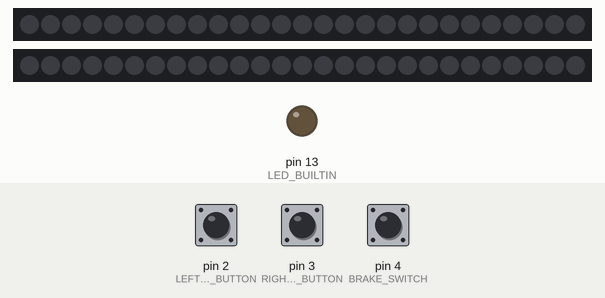
Simulated run of this sketch. Board: Arduino Uno, built with avr-gcc and run on an emulated ATmega328P. On the bench: 2 × 27 RGB LEDs in strip order, left to right, output pins drawn as LEDs (lit = HIGH). Dashed ring = blinking. The test bench sets the inputs (shaded band); at power-on: pin 2 (LEFT_TURN_SIGNAL_BUTTON) HIGH, pin 3 (RIGHT_TURN_SIGNAL_BUTTON) HIGH, pin 4 (BRAKE_SWITCH) HIGH. Dim RGB values are drawn brighter than linear.

Above: at 1.2 s.
1.3 s: pin 2 (LEFT_TURN_SIGNAL_BUTTON) pulled LOW for 0.15 s
At 1.42 s:
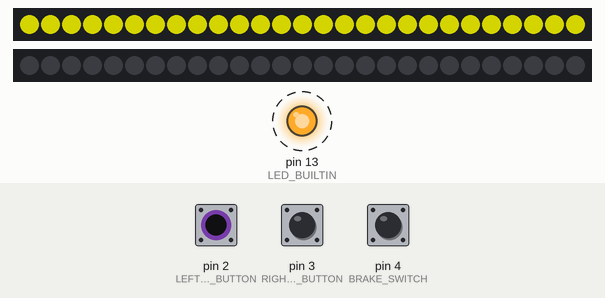
2.0 s: pin 3 (RIGHT_TURN_SIGNAL_BUTTON) pulled LOW for 0.15 s
At 2.09 s:
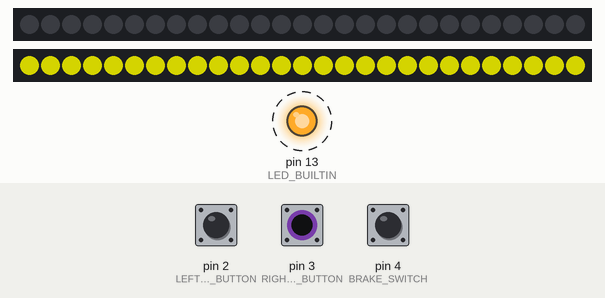
2.7 s: pin 4 (BRAKE_SWITCH) pulled LOW for 0.15 s
At 2.77 s:
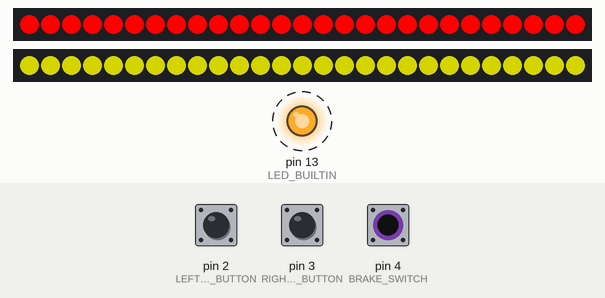
3.4 s: pin 4 (BRAKE_SWITCH) pulled LOW for 1 s
At 3.59 s:
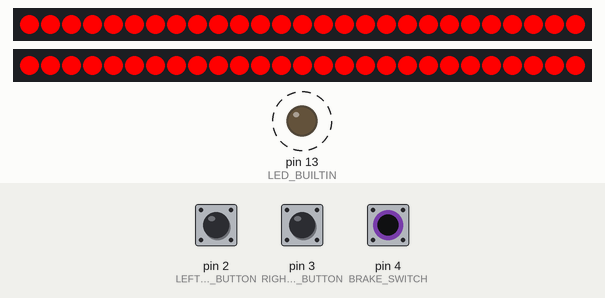
5.0 s: pin 2 (LEFT_TURN_SIGNAL_BUTTON) pulled LOW for 1 s
At 5.09 s:
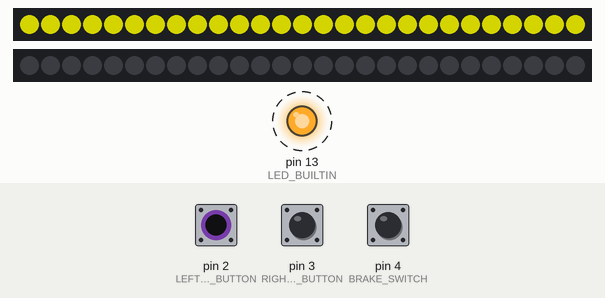
6.6 s: pin 4 (BRAKE_SWITCH) pulled LOW for 0.15 s
Timing chart, 0 to 8.3 s (numbered marks = the images above; inputs shaded):
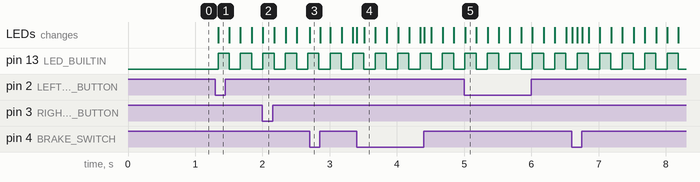

The sketch:

bike.ino
```cpp
#include <Adafruit_NeoPixel.h>

#define LEFT_TURN_SIGNAL_BUTTON  2
#define RIGHT_TURN_SIGNAL_BUTTON 3
#define BRAKE_SWITCH 4
#define LEFT_TURN_SIGNAL_DATA  10
#define RIGHT_TURN_SIGNAL_DATA 11
#define NUM_LEDS 27
#define TURN_SIGNAL_IND 14
#define NIGHT_MODE_BRIGHTNESS 50

/* Setup for the LED strips */
Adafruit_NeoPixel stripL = Adafruit_NeoPixel(NUM_LEDS, RIGHT_TURN_SIGNAL_DATA, NEO_GRB + NEO_KHZ800);
Adafruit_NeoPixel stripR = Adafruit_NeoPixel(NUM_LEDS, LEFT_TURN_SIGNAL_DATA, NEO_GRB + NEO_KHZ800);

/* Create color objects */
uint32_t off    = stripL.Color(0, 0, 0);
uint32_t red    = stripL.Color(255, 0, 0);
uint32_t orange = stripL.Color(128, 128, 0);

int leftIsOn=0, rightIsOn=0, brakeIsOn=0, stateLeft = 0, stateRight = 0;
long time = 0, flash = 0, debounce = 200;

void setup() {
  /* Init LED strips to off */
  stripL.begin();
  stripL.show();
  stripR.begin();
  stripR.show();

  /* Configure input pins with pullup resistors */
  pinMode(LEFT_TURN_SIGNAL_BUTTON, INPUT);
  pinMode(RIGHT_TURN_SIGNAL_BUTTON, INPUT);
  pinMode(BRAKE_SWITCH, INPUT);
  digitalWrite(LEFT_TURN_SIGNAL_BUTTON, HIGH);
  digitalWrite(RIGHT_TURN_SIGNAL_BUTTON, HIGH);
  digitalWrite(BRAKE_SWITCH, HIGH);

  /* Configure output pins */
  pinMode(LED_BUILTIN, OUTPUT);
}

/* Flashes the left turn signal */
void left_turn(){
  if(leftIsOn){
    if(flash % 334 < 167){
      digitalWrite(LED_BUILTIN, HIGH);
      for(int i=0; i<NUM_LEDS; i++){
        stripL.setPixelColor(i, orange);
      }
    } else {
      digitalWrite(LED_BUILTIN, LOW);
      for(int i=0; i<NUM_LEDS; i++){
        stripL.setPixelColor(i, off);
      }
    }
  } else if(stripL.getPixelColor(NUM_LEDS-1) == orange){
    digitalWrite(LED_BUILTIN, LOW);
    for(int i=0; i<NUM_LEDS; i++){
      stripL.setPixelColor(i, off);
    }
  }
}

/* Flashes the right turn signal */
void right_turn(){
  if(rightIsOn){
    if(flash % 334 < 167){
      digitalWrite(LED_BUILTIN, HIGH);
      for(int i=0; i<NUM_LEDS; i++){
        stripR.setPixelColor(i, orange);
      }
    } else {
      digitalWrite(LED_BUILTIN, LOW);
      for(int i=0; i<NUM_LEDS; i++){
        stripR.setPixelColor(i, off);
      }
    }
  } else if(stripR.getPixelColor(NUM_LEDS-1) == orange){
    digitalWrite(LED_BUILTIN, LOW);
    for(int i=0; i<NUM_LEDS; i++){
      stripR.setPixelColor(i, off);
    }
  }
}


void loop() {
  /* Check if either of the turn signal buttons have pressed */
  if(digitalRead(LEFT_TURN_SIGNAL_BUTTON) == LOW){
    if(millis() - time > debounce && stateLeft == 0){
      leftIsOn = ! leftIsOn;
      rightIsOn = 0;
      time = millis();
    }
    stateLeft = 1;
  } else {
    stateLeft = 0;
  }
  if(digitalRead(RIGHT_TURN_SIGNAL_BUTTON) == LOW){
    if(millis() - time > debounce && stateRight == 0){
      rightIsOn = ! rightIsOn;
      leftIsOn = 0;
      time = millis();
    }
    stateRight = 1;
  } else {
    stateRight = 0;
  }
  if(digitalRead(RIGHT_TURN_SIGNAL_BUTTON) == LOW && digitalRead(LEFT_TURN_SIGNAL_BUTTON) == LOW){
    // Turn on night mode, this means the brake lights will constantly be on at a lower level
    off    = stripL.Color(32, 0, 0);
  }

  /* Call the turn signal methds to update the LED as needed */
  left_turn();
  right_turn();

  /* Turns the brakes on whenever the brake button is pressed, then turns them off when it is not pressed.
   *  Also, it respects the turn signals, and will not overwrite them.
   */
  if(digitalRead(BRAKE_SWITCH) == LOW){
    brakeIsOn = 1;
    for(int i=0; i<NUM_LEDS; i++){
      if(stripL.getPixelColor(i) == off){
        stripL.setPixelColor(i, red);
      }
      if(stripR.getPixelColor(i) == off){
        stripR.setPixelColor(i, red);
      }
    }
  } else if(brakeIsOn == 1){
    brakeIsOn = 0;
    for(int i=0; i<NUM_LEDS; i++){
      if(stripL.getPixelColor(i) == red){
        stripL.setPixelColor(i, off);
      }
      if(stripR.getPixelColor(i) == red){
        stripR.setPixelColor(i, off);
      }
    }
  }

  /* Update the color of the LEDs. Only call it once each iteration to prevent a visual flashing effect */
  stripL.show();
  stripR.show();

  /* Update the flash timer */
  flash = millis();
}
```

Measured:
- after the input at 1.3 s, pin 13 (LED_BUILTIN): alternates HIGH for 0.17 s and LOW for 0.17 s, starting at once; the LEDs: change at once (image 1)
- after the input at 2.0 s, the LEDs: change at once (image 2)
- after the input at 2.7 s, the LEDs: change at once (image 3)
- after the input at 3.4 s, the LEDs: first change at once (image 4 shows a later state)
- after the input at 5.0 s, the LEDs: change at once (image 5)
